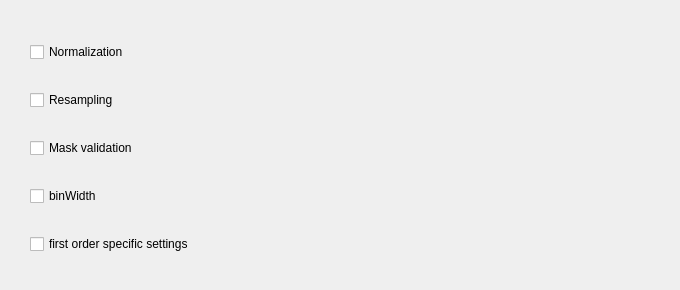
        <widget class="QWidget" name="page_2">
         <widget class="QWidget" name="verticalLayoutWidget_5">
          <property name="geometry">
           <rect>
            <x>30</x>
            <y>20</y>
            <width>641</width>
            <height>261</height>
           </rect>
          </property>
          <layout class="QVBoxLayout" name="verticalLayout_5">
           <item>
            <widget class="QCheckBox" name="checkBox_Nor4">
             <property name="text">
              <string>Normalization</string>
             </property>
             <property name="checked">
              <bool>false</bool>
             </property>
             <property name="autoRepeat">
              <bool>false</bool>
             </property>
             <property name="autoRepeatDelay">
              <number>100</number>
             </property>
            </widget>
           </item>
           <item>
            <widget class="QCheckBox" name="checkBox_Res3">
             <property name="text">
              <string>Resampling</string>
             </property>
            </widget>
           </item>
           <item>
            <widget class="QCheckBox" name="checkBox_Mas3">
             <property name="text">
              <string>Mask validation</string>
             </property>
            </widget>
           </item>
           <item>
            <widget class="QCheckBox" name="checkBox_Bin3">
             <property name="text">
              <string>binWidth</string>
             </property>
            </widget>
           </item>
           <item>
            <widget class="QCheckBox" name="checkBox_14">
             <property name="text">
              <string>first order specific settings</string>
             </property>
            </widget>
           </item>
          </layout>
         </widget>
        </widget>
